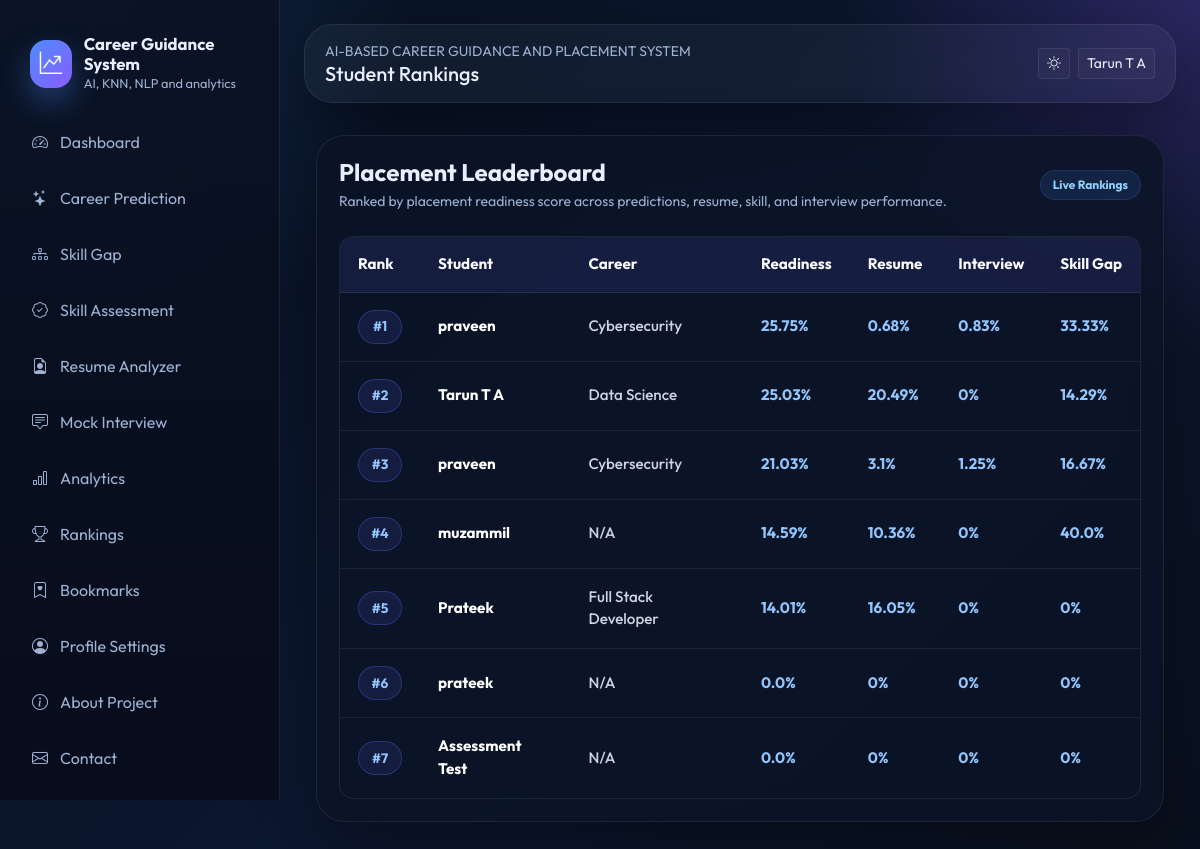
The app's page /rankings (signed in) with its own data.
### models/db_models.py (models this page shows, shortened)
class TimestampMixin:
    created_at = db.Column(db.DateTime, default=datetime.utcnow, nullable=False)
    updated_at = db.Column(db.DateTime, default=datetime.utcnow, onupdate=datetime.utcnow, nullable=False)

class User(UserMixin, TimestampMixin, db.Model):
    __tablename__ = "users"
    id = db.Column(db.Integer, primary_key=True)
    full_name = db.Column(db.String(120), nullable=False)
    email = db.Column(db.String(150), unique=True, nullable=False, index=True)
    password_hash = db.Column(db.String(255), nullable=False)
    role = db.Column(db.String(20), default="student", nullable=False)
    college = db.Column(db.String(150))
    course = db.Column(db.String(120))
    year = db.Column(db.String(20))
    bio = db.Column(db.Text)
    photo = db.Column(db.String(255), default="default-avatar.svg")
    skills_json = db.Column(db.Text)
    is_active = db.Column(db.Boolean, default=True, nullable=False)
    last_login = db.Column(db.DateTime)
    career_predictions = db.relationship("CareerPrediction", backref="user", lazy=True, cascade="all, delete-orphan")
    resumes = db.relationship("Resume", backref="user", lazy=True, cascade="all, delete-orphan")
    interviews = db.relationship("InterviewResult", backref="user", lazy=True, cascade="all, delete-orphan")
    gaps = db.relationship("SkillGapAnalysis", backref="user", lazy=True, cascade="all, delete-orphan")
    bookmarks = db.relationship("CareerBookmark", backref="user", lazy=True, cascade="all, delete-orphan")

class CareerPrediction(TimestampMixin, db.Model):
    __tablename__ = "career_predictions"
    id = db.Column(db.Integer, primary_key=True)
    user_id = db.Column(db.Integer, db.ForeignKey("users.id"), nullable=False)
    input_skills_json = db.Column(db.Text, nullable=False)
    recommended_domain = db.Column(db.String(120), nullable=False)
    top_matches_json = db.Column(db.Text, nullable=False)
    confidence = db.Column(db.Float, default=0)

class Resume(TimestampMixin, db.Model):
    __tablename__ = "resumes"
    id = db.Column(db.Integer, primary_key=True)
    user_id = db.Column(db.Integer, db.ForeignKey("users.id"), nullable=False)
    filename = db.Column(db.String(255), nullable=False)
    file_type = db.Column(db.String(20), nullable=False)
    extracted_text = db.Column(db.Text)
    ats_score = db.Column(db.Float, default=0)
    keyword_matches_json = db.Column(db.Text)
    missing_keywords_json = db.Column(db.Text)
    summary_json = db.Column(db.Text)

class InterviewResult(TimestampMixin, db.Model):
    __tablename__ = "interview_results"
    id = db.Column(db.Integer, primary_key=True)
    user_id = db.Column(db.Integer, db.ForeignKey("users.id"), nullable=False)
    interview_type = db.Column(db.String(40), nullable=False)
    score = db.Column(db.Float, default=0)
    accuracy = db.Column(db.Float, default=0)
    weak_topics_json = db.Column(db.Text)
    responses_json = db.Column(db.Text)
    question_json = db.Column(db.Text)

class SkillGapAnalysis(TimestampMixin, db.Model):
    __tablename__ = "skill_gap_analysis"
    id = db.Column(db.Integer, primary_key=True)
    user_id = db.Column(db.Integer, db.ForeignKey("users.id"), nullable=False)
    target_domain = db.Column(db.String(120), nullable=False)
    current_score = db.Column(db.Float, default=0)
    missing_skills_json = db.Column(db.Text)
    roadmap_json = db.Column(db.Text)
    analysis_json = db.Column(db.Text)

### routes/student.py (the view)
@student_bp.route("/rankings")
@login_required
def rankings():
    rankings = build_user_rankings()
    return render_template("student/rankings.html", rankings=rankings)

### app.py (called while the page is built)
@login_manager.user_loader
def load_user(user_id):
    return User.query.get(int(user_id))

### utils/ml_utils.py (called while the page is built)
def placement_readiness_score(prediction_score: float, skill_score: float, resume_score: float, interview_score: float) -> float:
    return round((prediction_score * 0.25) + (skill_score * 0.3) + (resume_score * 0.25) + (interview_score * 0.2), 2)

### templates/student/rankings.html (shortened to what this page needs)
{% extends "base.html" %}
{% block page_title %}Student Rankings{% endblock %}
{% block content %}
<div class="container py-4">
  <div class="glass-card rankings-card">
    <div class="d-flex justify-content-between align-items-center mb-4">
      <div>
        <h4 class="fw-bold mb-1">Placement Leaderboard</h4>
        <div class="text-muted small">
          Ranked by placement readiness score across predictions,
          resume, skill, and interview performance.
        </div>
      </div>
      <span class="badge badge-soft">
        Live Rankings
      </span>
    </div>
    <div class="table-responsive rankings-table-wrapper">
      <table class="table align-middle rankings-table">
        <thead>
          <tr>
            <th>Rank</th>
            <th>Student</th>
            <th>Career</th>
            <th>Readiness</th>
            <th>Resume</th>
            <th>Interview</th>
            <th>Skill Gap</th>
          </tr>
        </thead>
        <tbody>
          {% for item in rankings %}
          <tr>
            <td>
              <span class="rank-badge">
                #{{ item.rank }}
              </span>
            </td>
            <td class="student-name">
              {{ item.user.full_name }}
            </td>
            <td class="career-name">
              {{ item.career }}
            </td>
            <td class="score">
              {{ item.readiness }}%
            </td>
            <td class="score">
              {{ item.resume_score }}%
            </td>
            <td class="score">
              {{ item.interview_score }}%
            </td>
            <td class="score">
              {{ item.skill_score }}%
            </td>
          </tr>
          {% else %}
          <tr>
            <td colspan="7" class="no-ranking-data">
              No ranking data yet.
            </td>
          </tr>
          {% endfor %}
        </tbody>
      </table>
    </div>
  </div>
</div>
{% endblock %}

### templates/base.html (shortened to what this page needs)
<!doctype html>
<html lang="en">
<head>
  <link href="https://cdn.jsdelivr.net/npm/bootstrap@5.3.3/dist/css/bootstrap.min.css" rel="stylesheet">
  <link href="https://cdn.jsdelivr.net/npm/bootstrap-icons@1.11.3/font/bootstrap-icons.min.css" rel="stylesheet">
  <link rel="stylesheet" href="{{ url_for('static', filename='css/style.css') }}">
</head>
<body class="{% if current_user.is_authenticated %}app-shell{% else %}public-shell{% endif %}">
  {% if current_user.is_authenticated %}
  <aside class="sidebar d-none d-lg-block">
    <div class="brand">
      <div class="brand-mark"><i class="bi bi-graph-up-arrow"></i></div>
      <div>
        <div class="brand-title">Career Guidance System</div>
        <div class="brand-subtitle">AI, KNN, NLP and analytics</div>
      </div>
    </div>
    <div class="nav flex-column nav-pills">
      <a class="nav-link sidebar-link" href="{{ url_for('student.dashboard') }}"><i class="bi bi-speedometer2"></i>Dashboard</a>
      <a class="nav-link sidebar-link" href="{{ url_for('student.career_prediction') }}"><i class="bi bi-stars"></i>Career Prediction</a>
      <a class="nav-link sidebar-link" href="{{ url_for('student.skill_gap') }}"><i class="bi bi-diagram-3"></i>Skill Gap</a>
      <a class="nav-link sidebar-link" href="{{ url_for('student.skill_assessment') }}"><i class="bi bi-patch-check"></i>Skill Assessment</a>
      <a class="nav-link sidebar-link" href="{{ url_for('student.resume_analyzer') }}"><i class="bi bi-file-earmark-person"></i>Resume Analyzer</a>
      <a class="nav-link sidebar-link" href="{{ url_for('student.mock_interview') }}"><i class="bi bi-chat-square-text"></i>Mock Interview</a>
      <a class="nav-link sidebar-link" href="{{ url_for('student.analytics') }}"><i class="bi bi-bar-chart"></i>Analytics</a>
      <a class="nav-link sidebar-link" href="{{ url_for('student.rankings') }}"><i class="bi bi-trophy"></i>Rankings</a>
      <a class="nav-link sidebar-link" href="{{ url_for('student.bookmarks') }}"><i class="bi bi-bookmark-heart"></i>Bookmarks</a>
      <a class="nav-link sidebar-link" href="{{ url_for('auth.profile') }}"><i class="bi bi-person-circle"></i>Profile Settings</a>
      <a class="nav-link sidebar-link" href="{{ url_for('main.about') }}"><i class="bi bi-info-circle"></i>About Project</a>
      <a class="nav-link sidebar-link" href="{{ url_for('main.contact') }}"><i class="bi bi-envelope"></i>Contact</a>
      <a class="nav-link sidebar-link" href="{{ url_for('auth.logout') }}">Logout</a>
    </div>
  </aside>
  {% endif %}
  <main class="main-content">
    <div class="topbar mb-4 d-flex flex-wrap align-items-center justify-content-between gap-3">
      <div>
        <div class="small text-uppercase text-muted">AI-Based Career Guidance and Placement System</div>
        <h5 class="mb-0">{% block page_title %}Dashboard{% endblock %}</h5>
      </div>
      <div class="d-flex align-items-center gap-2">
        <button class="btn btn-outline-soft btn-sm" type="button" data-theme-toggle></button>
        {% if current_user.is_authenticated %}
        <a href="{{ url_for('auth.profile') }}" class="btn btn-outline-soft btn-sm">{{ current_user.full_name }}</a>
        {% else %}
        <a href="{{ url_for('auth.login') }}" class="btn btn-outline-soft btn-sm">Login</a>
        <a href="{{ url_for('auth.register') }}" class="btn btn-primary-gradient btn-sm">Register</a>
        {% endif %}
      </div>
    </div>
    <div class="toast-container position-fixed top-0 end-0 p-3">
    </div>
    {% block content %}{% endblock %}
  </main>
</body>
</html>

### records on screen
User: full_name "Tarun T A", user.full_name "Tarun T A"
User: user.full_name "praveen"
CareerPrediction: career "Cybersecurity"
Resume: resume_score "0.68"
InterviewResult: interview_score "0.83"
SkillGapAnalysis: skill_score "33.33"
CareerPrediction: career "Data Science"
Resume: resume_score "20.49"
SkillGapAnalysis: skill_score "14.29"
User: user.full_name "praveen"
CareerPrediction: career "Cybersecurity"
Resume: resume_score "3.1"
InterviewResult: interview_score "1.25"
SkillGapAnalysis: skill_score "16.67"
User: user.full_name "muzammil"
Resume: resume_score "10.36"
SkillGapAnalysis: skill_score "40.0"
User: user.full_name "Prateek"
CareerPrediction: career "Full Stack Developer"
Resume: resume_score "16.05"
User: user.full_name "prateek"
User: user.full_name "Assessment Test"

### other values on screen
{{ item.rank }} "1" "2" "3" "4" "5" "6" "7"
{{ item.readiness }} "25.75" "25.03" "21.03" "14.59" "14.01" "0.0" "0.0"
{{ item.interview_score }} "0" "0" "0" "0" "0"
{{ item.career }} "N/A" "N/A" "N/A"
{{ item.skill_score }} "0" "0" "0"
{{ item.resume_score }} "0" "0"
